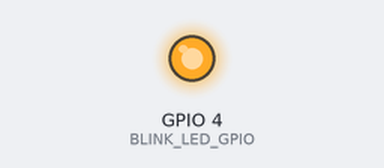
Bench run of a sketch on a simulated ESP32. Shown: output pins drawn as LEDs (lit = HIGH).

Above: at 0.1 s.
At 0.6 s:
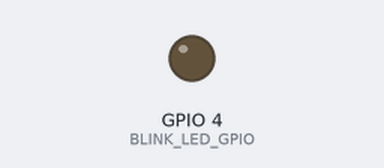
Timing chart, 0 to 2.1 s (numbered marks = the images above):
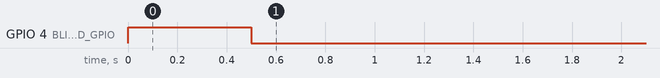

The sketch:

LoraWAN_WiFi_Adapter.ino
```cpp
#include "net.h"
#include "radio.h"
#include "server.h"

void setup(){
  Serial.begin(9600);
  init_network();
  init_radio();
  init_server();
}

void loop(){
   radio_recv_data();
   radio_send_data();
   server_loop();
   delay(25);
}
```

net.h
```cpp
#include <WiFi.h>

#define SSID_ID "LoraRadio-0001"
#define SSID_PS "1234567890"

void init_network(){
  WiFi.mode(WIFI_AP);
  WiFi.softAP(SSID_ID, SSID_PS);
}
```

radio.h
```cpp
bool isNewEgressDataAvailable = false;
bool isNewIngressDataAvailable = false;

#define MAX_BUFFER_LEN 200
#define BLINK_LED_GPIO 4

char egressBuffer[MAX_BUFFER_LEN];
char ingressBuffer[MAX_BUFFER_LEN];

void blink_led(int timeout){
  digitalWrite(BLINK_LED_GPIO, HIGH);
  delay(timeout);
  digitalWrite(BLINK_LED_GPIO, LOW);
  delay(timeout);
}

void radio_recv_data(){
  int index = 0;

  while(Serial.available()){
    ingressBuffer[index] = Serial.read();
    index++;
    delay(1);
  }

  if(index > 0){
    isNewIngressDataAvailable = true;
    blink_led(150);
  }
}

void radio_send_data(){
  if(isNewEgressDataAvailable){
    isNewEgressDataAvailable = false;

    Serial.print(egressBuffer);

    for(int i=0; i<MAX_BUFFER_LEN; i++){
      egressBuffer[i]=0;
    }
  }
}

void init_radio(){
  pinMode(BLINK_LED_GPIO, OUTPUT);
  digitalWrite(BLINK_LED_GPIO, LOW);
  blink_led(500);
}
```

server.h
```cpp
#include <WebServer.h>

#define PORT 80
#define HTTP_OK_CODE 200
#define DEFAULT_MIME "text/html"

WebServer server(PORT);

String data;

void get_recv_data(){
   if(isNewIngressDataAvailable){
      isNewIngressDataAvailable = false;
      server.send(HTTP_OK_CODE, DEFAULT_MIME, ingressBuffer);
   }else{
      server.send(HTTP_OK_CODE, DEFAULT_MIME, "RADIO: NO RX DATA");
   }

   for(int i = 0; i < MAX_BUFFER_LEN; i++){
    ingressBuffer[i] = 0;
   }
}

void run_load_data(){
    data = server.arg(0);
    data.toCharArray(egressBuffer, data.length()+1);
    isNewEgressDataAvailable = true;
    server.send(HTTP_OK_CODE, DEFAULT_MIME, "RADIO: EXEC PACKET TX");
}

void clear_buffers(){

  for(int i = 0; i < MAX_BUFFER_LEN; i++){
    egressBuffer[i] = 0;
    ingressBuffer[i] = 0;
  }
  server.send(HTTP_OK_CODE, DEFAULT_MIME, "RADIO: CLEAR BUFFERS");
}

void reset_radio(){
  server.send(HTTP_OK_CODE, DEFAULT_MIME, "RADIO RESET");
  delay(2000);
  ESP.restart();
}


void init_server(){

  server.on("/tx_packet", run_load_data);
  server.on("/rx_packet", get_recv_data);
  server.on("/clear", clear_buffers);
  server.on("/reset", reset_radio);

  server.begin();
}

void server_loop(){
  server.handleClient();
}
```
